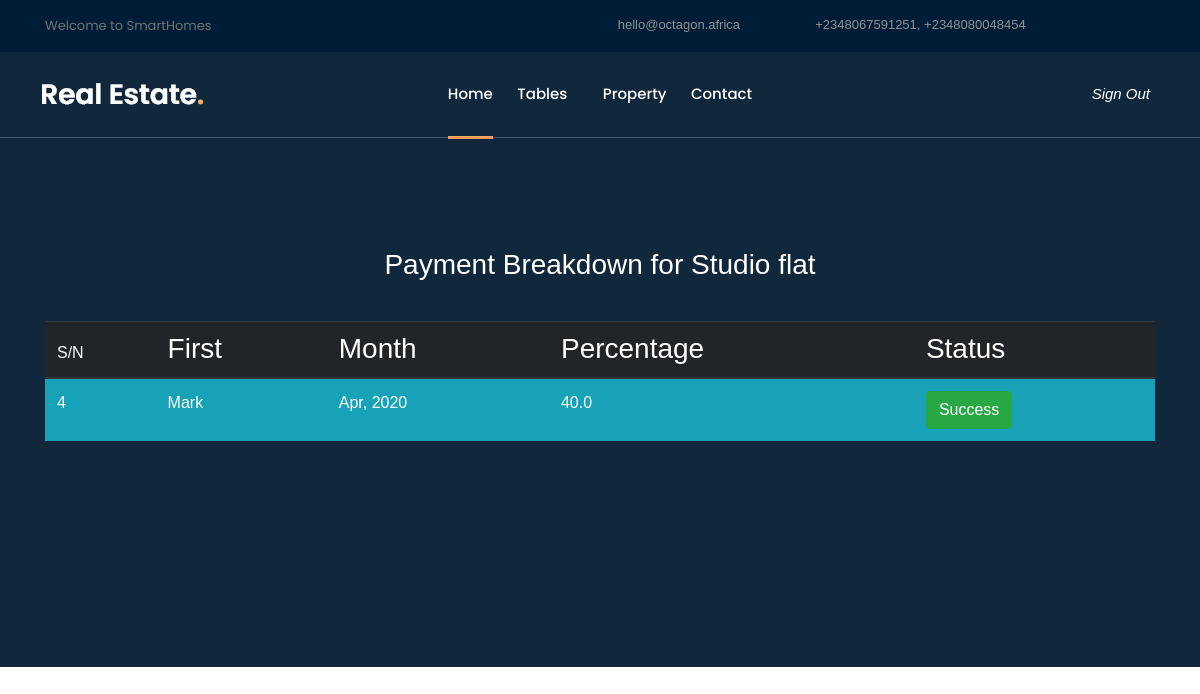
/table/1/ (signed in), run on the app's committed database.
### Houses/models.py (models this page shows)
class Properties(models.Model):
    label = models.CharField(
        max_length=20, choices=LABEL_CHOICES, default='For_Sale')
    image1 = models.ImageField(null=True, blank=True)
    image2 = models.ImageField(null=True,  blank=True)
    image3 = models.ImageField(null=True,  blank=True)
    image4 = models.ImageField(null=True, blank=True)
    des = models.TextField(null=True, blank=True)
    title = models.CharField(max_length=100, null=True, blank=True)
    location = models.CharField(max_length=100)
    price = models.IntegerField()
    size = models.IntegerField(null=True)
    bedroom = models.IntegerField(null=True)
    bathroom = models.CharField(max_length=100)

class SubBreakDown(models.Model):
    subscriber = models.ForeignKey(Subscription, on_delete=models.CASCADE)
    payment_month = models.BooleanField(default=False)
    amount_paid = models.CharField(max_length=100, blank=True)
    total = models.DecimalField(max_digits=40, decimal_places=2, null=True, blank=True)
    user = models.ForeignKey(User, on_delete=models.CASCADE, null=True)
    date = models.DateTimeField(default=datetime.now())
    percentage = models.CharField(max_length=100, blank=True)
    updatedAmount = models.IntegerField(null=True)

### Houses/views.py (the view)
# urls.py: path('table/<id>/', views.tableList, name='tableList'),
@login_required(login_url='user-login')
def tableList(request, id):
    sub = Subscription.objects.get(user=request.user, pk=id)
    table = SubBreakDown.objects.filter(subscriber= sub)
    count = Subscription.objects.filter(user=request.user)
    print(table)
    context ={
        'breakdowns': table,
        'property': sub.house.title,
        'mysub': count
    }
    return render(request, 'sub_table.html', context)

### templates/sub_table.html (shortened to what this page needs)
{% extends 'base.html' %}{% load static %} {% block content %}
<!DOCTYPE html>
<html lang="en">
<head>
    <link rel="stylesheet" type="text/css" href="{% static 'table/vendor/bootstrap/css/bootstrap.min.css' %}">
    <link rel="stylesheet" type="text/css" href="{% static 'table/fonts/font-awesome-4.7.0/css/font-awesome.min.css' %}">
    <link rel="stylesheet" type="text/css" href="{% static 'table/vendor/animate/animate.css' %}">
    <link rel="stylesheet" type="text/css" href="{% static 'table/vendor/select2/select2.min.css' %}">
    <link rel="stylesheet" type="text/css" href="{% static 'table/vendor/perfect-scrollbar/perfect-scrollbar.css' %}">
    <link rel="stylesheet" type="text/css" href="{% static 'table/css/util.css' %}">
    <link rel="stylesheet" type="text/css" href="{% static 'table/css/main.css' %}">
</head>
<body>
    <div class="property_details_banner">
        <div class="container">
            <div class="title">
                <h3> Payment Breakdown for {{property}}</h3>
            </div>
            <table class="table">
                <thead class="thead-dark">
                    <tr>
                        <th scope="col">S/N</th>
                        <th scope="col">
                            <h3>First</h3>
                        </th>
                        <th scope="col">
                            <h3>Month</h3>
                        </th>
                        <th scope="col">
                            <h3>Percentage</h3>
                        </th>
                        <th scope="col">
                            <h3>Status</h3>
                        </th>
                    </tr>
                </thead>
                <tbody>
                    {% for i in breakdowns %}
                    <tr class="bg-info text-white">
                        <th scope="row">{{i.pk}}</th>
                        <td>Mark</td>
                        <td>{{i.date|date:"M, Y" }}</td>
                        <td> {{i.percentage}}</td>
                        <td> {% if i.payment_month %} <button type="button" class="btn btn-success">Success</button>{% endif %}</td>
                    </tr>
                    {% endfor %}
                </tbody>
            </table>
        </div>
    </div>
</body>
</html>
{% endblock %}

### static/table/css/main.css (style rules this page uses)
* { margin: 0px; padding: 0px; box-sizing: border-box; }
body, html { height: 100%; font-family: sans-serif; }
h1, h2, h3, h4, h5, h6 { margin: 0px; }
button { outline: none !important; border: none; background: transparent; }
table { width: 100%; }
th, td { font-weight: unset; padding-right: 10px; }

### templates/sub_table.html (style rules this page uses)
.title { color: white; padding: auto; text-align: center; padding-bottom: 40px; }

### data on the page
Properties: title "Studio flat"
SubBreakDown: pk "4", date "Apr, 2020", percentage "40.0", payment_month "Success"
